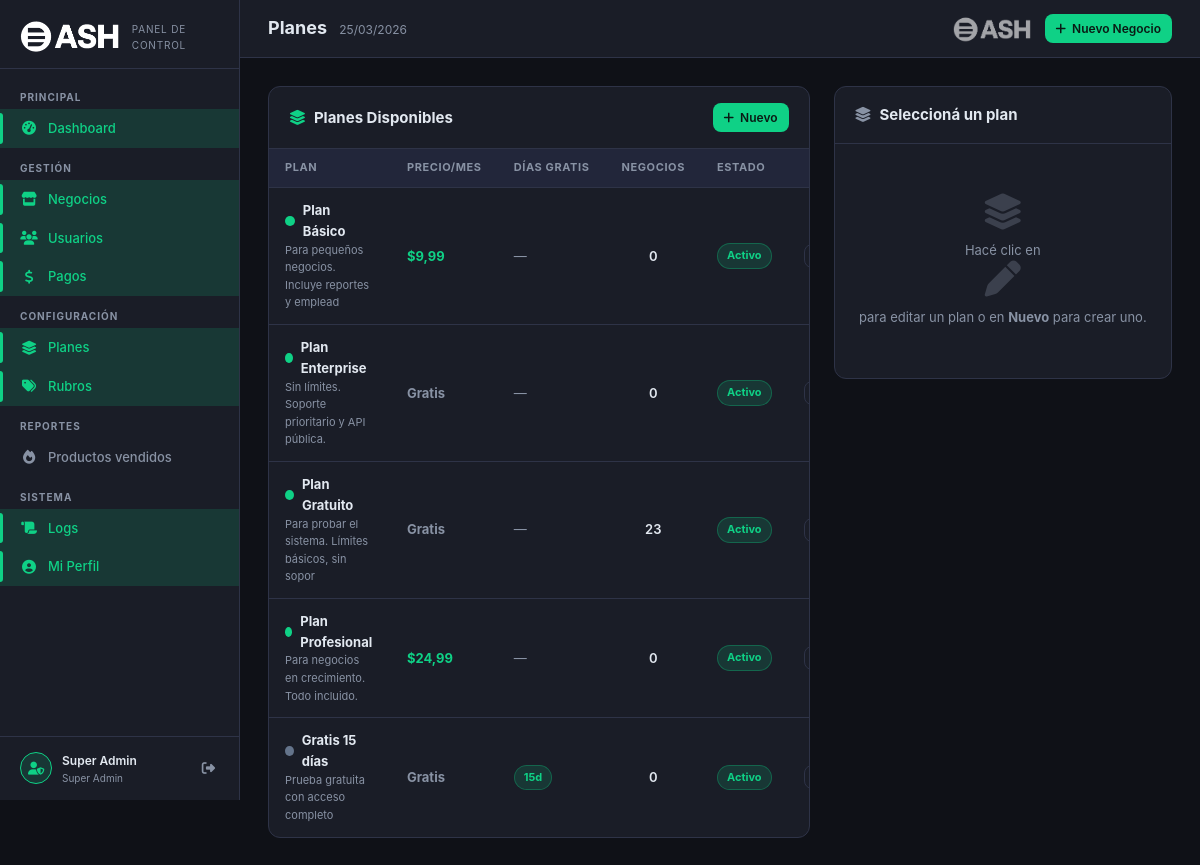
Page /superadmin/planes/index.php (signed in) on the committed database.
### tables this page shows
CREATE TABLE `planes` (
  `id` int(11) NOT NULL,
  `nombre` varchar(50) NOT NULL,
  `nombre_display` varchar(100) NOT NULL,
  `descripcion` text DEFAULT NULL,
  `precio_mensual` decimal(10,2) DEFAULT 0.00,
  `precio_anual` decimal(10,2) DEFAULT 0.00,
  `max_usuarios` smallint(6) DEFAULT 1,
  `max_productos` smallint(6) DEFAULT 50,
  `max_ventas_mes` int(11) DEFAULT 100,
  `tiene_reportes` tinyint(1) DEFAULT 0,
  `tiene_empleados` tinyint(1) DEFAULT 0,
  `tiene_clientes` tinyint(1) DEFAULT 0,
  `tiene_api_publica` tinyint(1) DEFAULT 0,
  `tiene_tienda_online` tinyint(1) DEFAULT 0,
  `activo` tinyint(1) DEFAULT 1,
  `created_at` timestamp NOT NULL DEFAULT current_timestamp(),
  `updated_at` timestamp NULL DEFAULT NULL ON UPDATE current_timestamp(),
  `dias_gratis` int(11) NOT NULL DEFAULT 0,
  `color` varchar(20) DEFAULT '#0FD186',
  `icono` varchar(50) DEFAULT 'fa-star',
  `orden` int(11) DEFAULT 0
);

### superadmin/_auth.php (called while the page is built, shortened)
<?php
function sa_format_money(float $v): string {
    return '$' . number_format($v, 2, ',', '.');
}

### superadmin/planes/index.php (the view, shortened to what this page needs)
<?php
require_once dirname(__DIR__) . '/_auth.php';
$db = sa_db();
$planes = $db->query("SELECT p.*, (SELECT COUNT(*) FROM negocios n WHERE n.plan_id = p.id) as negocios_count FROM planes p ORDER BY p.orden, p.nombre_display")->fetchAll();
$editPlan = null;
require_once dirname(__DIR__) . '/_layout.php';
?>
<div style="display:grid;grid-template-columns:1.6fr 1fr;gap:24px;align-items:start">
    <div class="sa-panel">
        <div class="sa-panel-header">
            <h3><i class="fas fa-layer-group" style="color:var(--sa-primary);margin-right:8px"></i>Planes Disponibles</h3>
            <a href="?nuevo=1" class="sa-btn primary sm"><i class="fas fa-plus"></i> Nuevo</a>
        </div>
        <div class="sa-table-wrap">
            <table class="sa-table">
                <thead><tr><th>Plan</th><th>Precio/mes</th><th>Días gratis</th><th>Negocios</th><th>Estado</th><th></th></tr></thead>
                <tbody>
                <?php foreach ($planes as $pl): ?>
                <tr>
                    <td>
                        <div style="display:flex;align-items:center;gap:8px">
                            <div style="width:10px;height:10px;border-radius:50%;background:<?= htmlspecialchars($pl['color'] ?? '#0FD186') ?>"></div>
                            <strong><?= htmlspecialchars($pl['nombre_display']) ?></strong>
                        </div>
                        <div style="font-size:11px;color:var(--sa-muted)"><?= htmlspecialchars(mb_substr($pl['descripcion'] ?? '', 0, 50)) ?></div>
                    </td>
                    <td style="font-weight:700;color:var(--sa-primary)">
                        <?= $pl['precio_mensual'] > 0 ? sa_format_money($pl['precio_mensual']) : '<span style="color:var(--sa-muted)">Gratis</span>' ?>
                    </td>
                    <td>
                        <?php if ($pl['dias_gratis'] > 0): ?>
                        <span class="sa-pill green"><?= $pl['dias_gratis'] ?>d</span>
                        <?php else: ?>
                        <span style="color:var(--sa-muted)">—</span>
                        <?php endif; ?>
                    </td>
                    <td style="text-align:center;font-weight:600"><?= $pl['negocios_count'] ?></td>
                    <td>
                        <span class="sa-pill <?= $pl['activo'] ? 'green' : 'gray' ?>">
                            <?= $pl['activo'] ? 'Activo' : 'Inactivo' ?>
                        </span>
                    </td>
                    <td>
                        <a href="?editar=<?= $pl['id'] ?>" class="sa-btn ghost sm"><i class="fas fa-pen"></i></a>
                    </td>
                </tr>
                <?php endforeach; ?>
                </tbody>
            </table>
        </div>
    </div>
    <div class="sa-panel">
        <div class="sa-panel-header">
            <h3>
                <?php if ($editPlan): ?>
                <i class="fas fa-pen" style="color:var(--sa-info);margin-right:8px"></i>Editar Plan
                <?php elseif (isset($_GET['nuevo'])): ?>
                <i class="fas fa-plus" style="color:var(--sa-primary);margin-right:8px"></i>Nuevo Plan
                <?php else: ?>
                <i class="fas fa-layer-group" style="color:var(--sa-muted);margin-right:8px"></i>Seleccioná un plan
                <?php endif; ?>
            </h3>
        </div>
        <div style="padding:20px">
        <?php if ($editPlan || isset($_GET['nuevo'])): ?>
        <form method="POST">
            <input type="hidden" name="id" value="<?= $editPlan['id'] ?? 0 ?>">
            <div class="sa-form-group">
                <label class="sa-label">Nombre del Plan *</label>
                <input type="text" name="nombre_display" class="sa-input" value="<?= htmlspecialchars($editPlan['nombre_display'] ?? '') ?>" placeholder="Ej: Pro Mensual" required>
            </div>
            <div class="sa-form-group">
                <label class="sa-label">Descripción</label>
                <textarea name="descripcion" class="sa-textarea" style="min-height:60px"><?= htmlspecialchars($editPlan['descripcion'] ?? '') ?></textarea>
            </div>
            <div style="display:grid;grid-template-columns:1fr 1fr;gap:12px">
                <div class="sa-form-group">
                    <label class="sa-label">Precio Mensual</label>
                    <input type="number" name="precio_mensual" class="sa-input" value="<?= $editPlan['precio_mensual'] ?? 0 ?>" step="0.01" min="0">
                </div>
                <div class="sa-form-group">
                    <label class="sa-label">Precio Anual</label>
                    <input type="number" name="precio_anual" class="sa-input" value="<?= $editPlan['precio_anual'] ?? 0 ?>" step="0.01" min="0">
                </div>
                <div class="sa-form-group">
                    <label class="sa-label">Días Gratis</label>
                    <input type="number" name="dias_gratis" class="sa-input" value="<?= $editPlan['dias_gratis'] ?? 0 ?>" min="0">
                </div>
                <div class="sa-form-group">
                    <label class="sa-label">Orden</label>
                    <input type="number" name="orden" class="sa-input" value="<?= $editPlan['orden'] ?? 0 ?>" min="0">
                </div>
            </div>
            <div class="sa-form-group">
                <label class="sa-label">Color</label>
                <div style="display:flex;gap:8px;align-items:center">
                    <input type="color" name="color" value="<?= $editPlan['color'] ?? '#0FD186' ?>" style="width:40px;height:38px;border-radius:8px;border:1px solid var(--sa-border);background:var(--sa-surface2);cursor:pointer;padding:2px">
                    <input type="text" id="colorText" class="sa-input" value="<?= $editPlan['color'] ?? '#0FD186' ?>" style="flex:1" oninput="document.querySelector('[type=color]').value=this.value">
                </div>
            </div>
            <label style="display:flex;align-items:center;gap:8px;cursor:pointer;margin-bottom:16px">
                <input type="checkbox" name="activo" <?= ($editPlan['activo'] ?? 1) ? 'checked' : '' ?> style="width:16px;height:16px;accent-color:var(--sa-primary)">
                <span style="font-size:13px;font-weight:600">Plan activo (visible para asignar)</span>
            </label>
            <button type="submit" class="sa-btn primary" style="width:100%;justify-content:center">
                <i class="fas fa-save"></i> Guardar Plan
            </button>
        </form>
        <?php else: ?>
        <div class="sa-empty" style="padding:30px 0"><i class="fas fa-layer-group"></i><p>Hacé clic en <i class="fas fa-pen"></i> para editar un plan o en <strong>Nuevo</strong> para crear uno.</p></div>
        <?php endif; ?>
        </div>
    </div>
</div>

### superadmin/assets/sa.css (style rules this page uses)
:root { --sa-bg: #0f1117; --sa-surface: #1a1d27; --sa-surface2: #22263a; --sa-border: #2e3347; --sa-primary: #0FD186; --sa-primary-dim: rgba(15,209,134,.15); --sa-text: #e2e8f0; --sa-muted: #8892a4; --sa-danger: #ef4444; --sa-warning: #f59e0b; --sa-info: #3b82f6; --sa-purple: #8b5cf6; --sa-sidebar-w: 240px; --sa-radius: 12px; --sa-transition: .22s ease; }
*, *::before, *::after { box-sizing: border-box; margin: 0; padding: 0; }
body { font-family: 'Inter', 'Segoe UI', system-ui, sans-serif; background: var(--sa-bg); color: var(--sa-text); font-size: 14px; line-height: 1.6; min-height: 100vh; }
a { color: var(--sa-primary); text-decoration: none; }
.sa-panel { background: var(--sa-surface); border: 1px solid var(--sa-border); border-radius: var(--sa-radius); overflow: hidden; margin-bottom: 24px; }
.sa-panel-header { padding: 16px 20px; border-bottom: 1px solid var(--sa-border); display: flex; align-items: center; justify-content: space-between; gap: 12px; flex-wrap: wrap; }
.sa-panel-header h3 { font-size: 15px; font-weight: 700; color: var(--sa-text); }
.sa-table-wrap { overflow-x: auto; }
.sa-table { width: 100%; border-collapse: collapse; }
.sa-table th { font-size: 11px; font-weight: 700; color: var(--sa-muted); text-transform: uppercase; letter-spacing: .6px; padding: 10px 16px; background: var(--sa-surface2); border-bottom: 1px solid var(--sa-border); white-space: nowrap; text-align: left; }
.sa-table td { padding: 12px 16px; border-bottom: 1px solid var(--sa-border); color: var(--sa-text); font-size: 13px; vertical-align: middle; }
.sa-table tr:last-child td { border-bottom: none; }
.sa-pill { display: inline-flex; align-items: center; gap: 4px; font-size: 11px; font-weight: 700; padding: 3px 9px; border-radius: 20px; white-space: nowrap; }
.sa-pill.green { background: rgba(15,209,134,.15); color: var(--sa-primary); border: 1px solid rgba(15,209,134,.3); }
.sa-btn { display: inline-flex; align-items: center; gap: 6px; font-size: 13px; font-weight: 600; padding: 8px 16px; border-radius: 8px; border: none; cursor: pointer; transition: opacity .2s, transform .1s; white-space: nowrap; }
.sa-btn.primary { background: var(--sa-primary); color: #0a1a14; }
.sa-btn.ghost { background: transparent; color: var(--sa-muted); border: 1px solid var(--sa-border); }
.sa-btn.sm { font-size: 12px; padding: 5px 11px; }
.sa-empty { text-align: center; padding: 48px 20px; color: var(--sa-muted); }
.sa-empty i { font-size: 36px; margin-bottom: 10px; display: block; opacity: .3; }
.sa-empty p { font-size: 13px; }

### rows in the picture
planes: nombre_display "Plan Básico", descripcion "Para pequeños negocios. Incluye reportes y emplead", precio_mensual "$9,99", negocios_count "0", activo "Activo"
planes: nombre_display "Plan Enterprise", descripcion "Sin límites. Soporte prioritario y API pública.", shows "Gratis", negocios_count "0", activo "Activo"
planes: nombre_display "Plan Gratuito", descripcion "Para probar el sistema. Límites básicos, sin sopor", precio_mensual "Gratis", negocios_count "23", activo "Activo"
planes: nombre_display "Plan Profesional", descripcion "Para negocios en crecimiento. Todo incluido.", precio_mensual "$24,99", negocios_count "0", activo "Activo"
planes: nombre_display "Gratis 15 días", descripcion "Prueba gratuita con acceso completo", precio_mensual "Gratis", dias_gratis "15", negocios_count "0", activo "Activo"

### other values in the picture
$adminName "Super Admin"
$title "Planes"
